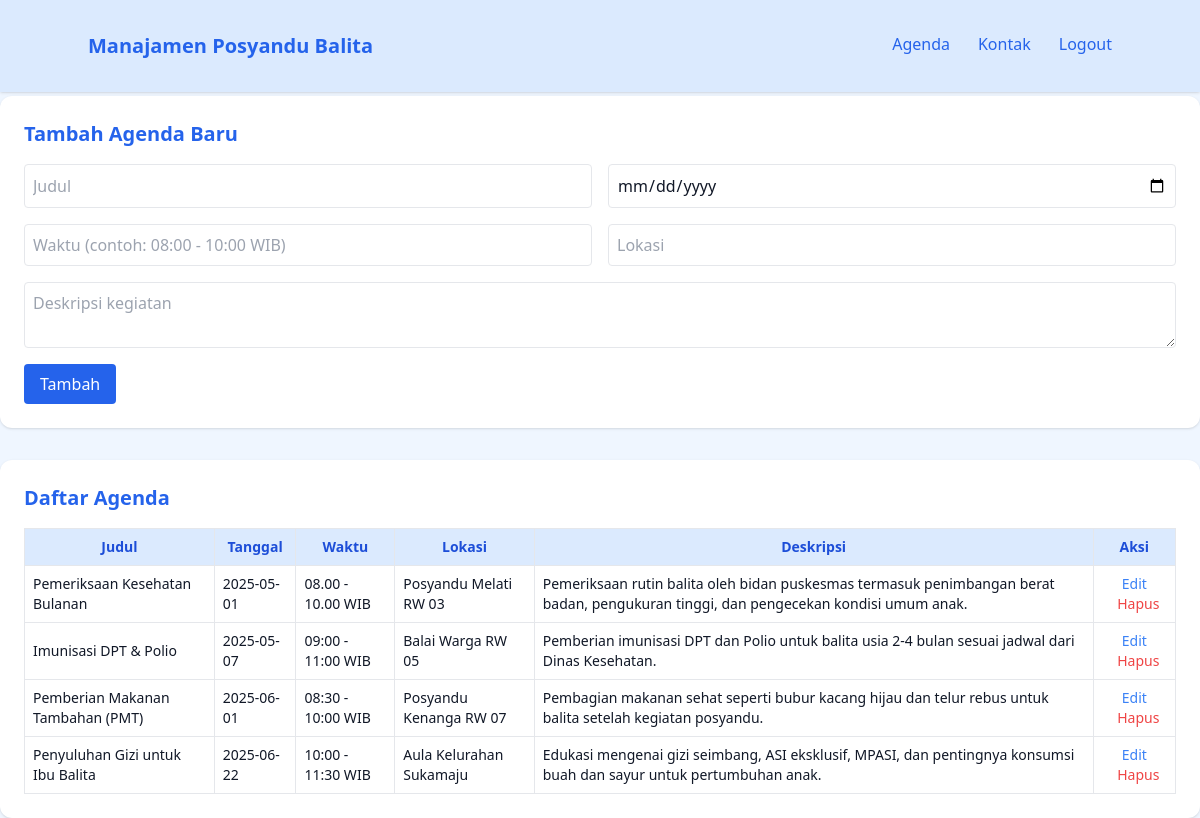
Screenshot of /admin/agenda_admin.php (signed in) with the database file from the repository.
### tables this page shows
CREATE TABLE `agenda_balita` (
  `id` int(11) NOT NULL,
  `judul` varchar(255) NOT NULL,
  `tanggal` date NOT NULL,
  `waktu` varchar(100) NOT NULL,
  `lokasi` varchar(255) NOT NULL,
  `deskripsi` text NOT NULL
);

### admin/agenda_admin.php (the view, shortened to what this page needs)
<?php include 'header.php'; ?>
<?php
include '../koneksi.php';
$editMode = false;
$agenda = mysqli_query($conn, "SELECT * FROM agenda_balita ORDER BY tanggal ASC");
?>
<!DOCTYPE html>
<html lang="id">
<head>
  <script src="https://cdn.tailwindcss.com"></script>
</head>
<body class="bg-blue-50 min-h-screen py-10 px-4">
    <div class="bg-white p-6 rounded-xl shadow mb-8">
      <h2 class="text-xl font-semibold text-blue-600 mb-4">
        <?= $editMode ? 'Edit Agenda' : 'Tambah Agenda Baru' ?>
      </h2>
      <form method="POST" class="grid grid-cols-1 md:grid-cols-2 gap-4">
        <input type="text" name="judul" placeholder="Judul" required class="p-2 border rounded"
          value="<?= $editMode ? htmlspecialchars($dataEdit['judul']) : '' ?>">
        <input type="date" name="tanggal" required class="p-2 border rounded"
          value="<?= $editMode ? $dataEdit['tanggal'] : '' ?>">
        <input type="text" name="waktu" placeholder="Waktu (contoh: 08:00 - 10:00 WIB)" required class="p-2 border rounded"
          value="<?= $editMode ? htmlspecialchars($dataEdit['waktu']) : '' ?>">
        <input type="text" name="lokasi" placeholder="Lokasi" required class="p-2 border rounded"
          value="<?= $editMode ? htmlspecialchars($dataEdit['lokasi']) : '' ?>">
        <textarea name="deskripsi" placeholder="Deskripsi kegiatan" required class="p-2 border rounded md:col-span-2"><?= $editMode ? htmlspecialchars($dataEdit['deskripsi']) : '' ?></textarea>
        <div class="flex gap-4 md:col-span-2">
          <button type="submit" name="<?= $editMode ? 'update' : 'tambah' ?>" class="bg-blue-600 text-white py-2 px-4 rounded hover:bg-blue-700">
            <?= $editMode ? 'Simpan Perubahan' : 'Tambah' ?>
          </button>
        </div>
      </form>
    </div>
    <div class="bg-white p-6 rounded-xl shadow">
      <h2 class="text-xl font-semibold text-blue-600 mb-4">Daftar Agenda</h2>
      <div class="overflow-x-auto">
        <table class="w-full table-auto border text-sm">
          <thead>
            <tr class="bg-blue-100 text-blue-700">
              <th class="p-2 border">Judul</th>
              <th class="p-2 border">Tanggal</th>
              <th class="p-2 border">Waktu</th>
              <th class="p-2 border">Lokasi</th>
              <th class="p-2 border">Deskripsi</th>
              <th class="p-2 border">Aksi</th>
            </tr>
          </thead>
          <tbody>
            <?php while ($row = mysqli_fetch_assoc($agenda)): ?>
              <tr>
                <td class="p-2 border"><?= htmlspecialchars($row['judul']) ?></td>
                <td class="p-2 border"><?= htmlspecialchars($row['tanggal']) ?></td>
                <td class="p-2 border"><?= htmlspecialchars($row['waktu']) ?></td>
                <td class="p-2 border"><?= htmlspecialchars($row['lokasi']) ?></td>
                <td class="p-2 border"><?= htmlspecialchars($row['deskripsi']) ?></td>
                <td class="p-2 border text-center space-x-2">
                  <a href="agenda_admin.php?edit=<?= $row['id'] ?>" class="text-blue-500 hover:underline">Edit</a>
                  <a href="agenda_admin.php?hapus=<?= $row['id'] ?>" onclick="return confirm('Yakin ingin menghapus agenda ini?')" class="text-red-500 hover:underline">Hapus</a>
                </td>
              </tr>
            <?php endwhile; ?>
          </tbody>
        </table>
      </div>
    </div>
</body>
</html>

### rows the page displays
agenda_balita: judul "Pemeriksaan Kesehatan Bulanan", tanggal "2025-05-01", waktu "08.00 - 10.00 WIB", lokasi "Posyandu Melati RW 03", deskripsi "Pemeriksaan rutin balita oleh bidan puskesmas termasuk penimbangan berat badan, pengukuran tinggi, dan pengecekan kondisi umum anak."
agenda_balita: judul "Imunisasi DPT & Polio", tanggal "2025-05-07", waktu "09:00 - 11:00 WIB", lokasi "Balai Warga RW 05", deskripsi "Pemberian imunisasi DPT dan Polio untuk balita usia 2-4 bulan sesuai jadwal dari Dinas Kesehatan."
agenda_balita: judul "Pemberian Makanan Tambahan (PMT)", tanggal "2025-06-01", waktu "08:30 - 10:00 WIB", lokasi "Posyandu Kenanga RW 07", deskripsi "Pembagian makanan sehat seperti bubur kacang hijau dan telur rebus untuk balita setelah kegiatan posyandu."
agenda_balita: judul "Penyuluhan Gizi untuk Ibu Balita", tanggal "2025-06-22", waktu "10:00 - 11:30 WIB", lokasi "Aula Kelurahan Sukamaju", deskripsi "Edukasi mengenai gizi seimbang, ASI eksklusif, MPASI, dan pentingnya konsumsi buah dan sayur untuk pertumbuhan anak."
